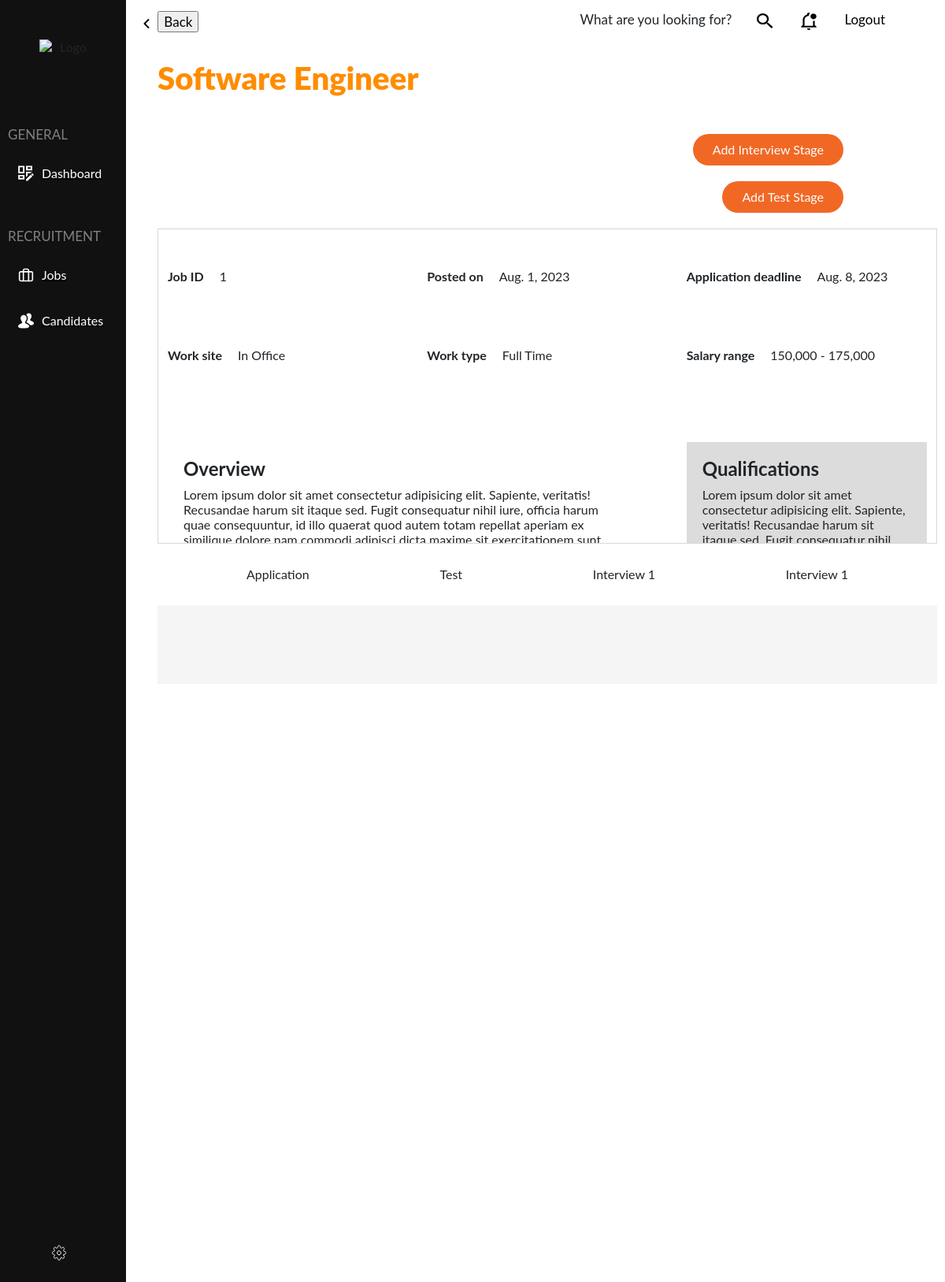
/recruiters/jobs/1?stage_id=4&stage_name=test (signed in), run on the app's committed database.
### apps/applicants/models/job.py (models this page shows, shortened)
class Job(models.Model):
    title = models.CharField(
        verbose_name="Job Title",
        max_length=128,
        db_index=False,
    )
    overview = RichTextField(
        verbose_name="Job Description",
    )
    responsibilities = RichTextField(
        verbose_name="Job Responsibilities",
    )
    qualifications = RichTextField(
        verbose_name="Job Qualifications",
    )
    _25 = '25,000 - 50,000'
    _50 = '50,000 - 75,000'
    _75 = '75,000 - 100,000'
    _100 = '100,000 - 125,000'
    _125 = '125,000 - 150,000'
    _150 = '150,000 - 175,000'
    _175 = '175,000 - 200,000'
    _200 = '200,000 - 225,000'
    _225 = '225,000 - 250,000'
    _250 = '250,000 - 275,000'
    _275 = '275,000 - 300,000'
    _300 = '300,000 - 325,000'
    SALARY_RANGE_CHOICES = [
        (_25, '25,000 - 50,000'),
        (_50, '50,000 - 75,000'),
        (_75, '75,000 - 100,000'),
        (_100, '100,000 - 125,000'),
        (_125, '125,000 - 150,000'),
        (_150, '150,000 - 175,000'),
        (_175, '175,000 - 200,000'),
        (_200, '200,000 - 225,000'),
        (_225, '225,000 - 250,000'),
        (_250, '250,000 - 275,000'),
        (_275, '275,000 - 300,000'),
        (_300, '300,000 - 325,000')
    ]
    salary_Range = models.CharField(
        verbose_name="Salary Range",
        max_length=20,
        db_index=False,
        choices=SALARY_RANGE_CHOICES,
    )
    REMOTE = 'R'
    IN_OFFICE = 'O'
    HYBRID = 'H'
    WORK_SITE_CHOICES = [
        (REMOTE, 'Remote'),
        (IN_OFFICE, 'In Office'),
        (HYBRID, 'Hybrid'),
    ]
    work_Site = models.CharField(
        verbose_name="Work Site",
        max_length=1,
        choices=WORK_SITE_CHOICES,
        db_index=False,
    )
    FULL_TIME = 'F'
    PART_TIME = 'P'
    INTERNSHIP = 'I'
    CONTRACT = 'C'
    WORK_TYPE_CHOICES = [
        (FULL_TIME, 'Full Time'),
        (PART_TIME, 'Part Time'),
        (INTERNSHIP, 'Internship'),
        (CONTRACT, 'Contract'),
    ]
    work_Type = models.CharField(
        verbose_name="Work Type",
        max_length=1,
        choices=WORK_TYPE_CHOICES,
        db_index=False,
    )
    STATUS_CHOICES = [
        (True, 'Open'),
        (False, 'Closed'),
    ]
    open = models.BooleanField(
        verbose_name="Job Status",
        db_index=False,
        choices=STATUS_CHOICES,
        default=True,
    )
    created_By = models.ForeignKey(
        to=Recruiter,
        on_delete=models.CASCADE,
        db_index=True,
        related_name="jobs_created"
    )

### apps/applicants/models/job_stages.py (models this page shows, shortened)
class Base_Job_Stage(PolymorphicModel):
    name = models.CharField(
        verbose_name="Job Stage Name",
        max_length=128,
        db_index=False,
        default="Application",
    )
    job_ID = models.ForeignKey(
        to=Job,
        on_delete=models.CASCADE,
        db_index=True,
        related_name="job_stages"
    )
    created_By = models.ForeignKey(
        to=Recruiter,
        on_delete=models.CASCADE,
        db_index=True,
        related_name="job_stages_created"
    )
    description = models.TextField(
        verbose_name="Description",
        db_index=False,
        max_length=1024,
        null=True,
        blank=True,
    )
    start_Date = models.DateField(
        verbose_name="Start Date",
        auto_now=False,
        auto_now_add=False,
        db_index=False,
    )
    end_Date = models.DateField(
        verbose_name="End Date",
        auto_now=False,
        auto_now_add=False,
        db_index=False,
    )
    """If this is not done, the polymorphic manager will not work
    And Django will take all the child class objects as instance of a single child class
    This causes horrific error when deleting objects
    """
    non_polymorphic = models.Manager()
    class Meta:
        base_manager_name = 'non_polymorphic'

class Test(Base_Job_Stage):
    duration = models.IntegerField(
        verbose_name="Test Duration in Minutes",
        db_index=False,
    )
    class Meta:
        ordering = ['job_ID','start_Date', 'end_Date']
        verbose_name = "Test Stage For Jobs"
        verbose_name_plural = "Test Stages For Jobs"

class Interview(Base_Job_Stage):
    ONLINE = 'O'
    IN_PERSON = 'I'
    INTERVIEW_TYPE_CHOICES = [
        (ONLINE, 'Online'),
        (IN_PERSON, 'In Person'),
    ]
    type = models.CharField(
        verbose_name="Interview Type",
        max_length=1,
        choices=INTERVIEW_TYPE_CHOICES,
        default=ONLINE,
    )
    duration = models.IntegerField(
        verbose_name="Each Interview Duration in Minutes",
        db_index=False,
    )
    class Meta:
        ordering = ['job_ID','start_Date', 'end_Date']
        verbose_name = "Interview Stage For Jobs"
        verbose_name_plural = "Interview Stages For Jobs"

### apps/recruiters/views.py (the view)
# urls.py: path('jobs/<int:job_id>', views.job_view, name='job'),
@login_required
@user_passes_test(a_helpers.is_recruiter)
def job(request, job_id):
    active_stage_id = request.GET.get('stage_id', None)
    active_stage_name = request.GET.get('stage_name', "application")
    context = r_helpers.get_job_context(int(job_id), active_stage_id, active_stage_name)
    return render(request, 'recruiters/job.html', context=context)

### apps/applicants/helpers.py (called while the page is built)
def is_recruiter(user):
    return user.groups.filter(name='Recruiters').exists()

### apps/recruiters/helpers.py (called while the page is built)
def filter_valid_candidates(candidates):
    valid_candidates = []
    for candidate in candidates:
        if hasattr(candidate, 'candidate_application'):
            valid_candidates.append(candidate)
    return valid_candidates

### templates/recruiters/job.html (shortened to what this page needs)
{% extends "recruiters/layout.html" %}
{% load static %}
{% load widget_tweaks %}
{% load mytags %}
{% block head %}
    <link href="{% static 'recruiters/styles.css' %}" rel="stylesheet">
    <link href="{% static 'recruiters/styles-job.css' %}" rel="stylesheet">
    <link href="{% static 'recruiters/styles-candidates.css' %}" rel="stylesheet">
    <link href="{% static 'applicants/css/job-description.css' %}" rel="stylesheet">
{% endblock %}
{% block head_content %}
        <div style="height: 60px;" id="add_interview_stage">
            <a href="{% url 'recruiters:create_stage' job.id 'interview' %}">
                <button class="button btn">Add Interview Stage</button>
            </a>
        </div>
        <div style="height: 60px;" id="add_test_stage">
            <a href="{% url 'recruiters:create_stage' job.id 'test' %}">
                <button class="button btn">Add Test Stage</button>
            </a>
        </div>
{% endblock %}
{% block content %}
    <div id="job-page" class="page">
        <div id="job-description-container-parent">
            {% include "applicants/div_job_description.html" %}
        </div>
        <div>
            <div class="navbar stages">
                <a href="{% url 'recruiters:job' job.id %}" class="navbar-item">
                    <button class="btn bottom-nav" style="width:fit-content">
                        Application
                    </button>
                </a>
                {% for test_stage in test_stages %}
                    <a href="{% url 'recruiters:job' job.id %}?stage_id={{test_stage.id}}&stage_name=test" class="navbar-item">
                        <button class="btn bottom-nav" style="width:fit-content">
                            {{ test_stage.name }}
                        </button>
                    </a>
                {% endfor %}
                {% for interview_stage in interview_stages %}
                    <a href="{% url 'recruiters:job' job.id %}?stage_id={{interview_stage.id}}&stage_name=interview" class="navbar-item">
                        <button class="btn bottom-nav" style="width:fit-content">
                            {{ interview_stage.name }}
                        </button>
                    </a>
                {% endfor %}
            </div>
            <div class="container-fluid candidates" id="job-candidates" data-url="{% url 'recruiters:get_div_job_candidates' job.id %}?active_stage_id={{ active_stage_id }}&active_stage_name={{ active_stage_name }}">
            </div>
        </div>
    </div>
{% endblock %}

### templates/recruiters/layout.html (shortened to what this page needs)
<!DOCTYPE html>
{% load static %}
<html lang="en">
<head>
    <link rel="stylesheet" href="https://cdn.jsdelivr.net/npm/bootstrap@5.3.0/dist/css/bootstrap.rtl.min.css">
    <link href="{% static 'recruiters/styles.css' %}" rel="stylesheet">
    {% block head %}
    {% endblock %}
</head>
<body>
    <div class="heading">
        <h1>
            {{ heading }}
        </h1>
    </div>
    <div class="topnav">
        <a href="#home">
            <img src="{% static 'recruiters/icon-back-dashboard.svg' %}">
            <input type=button value="Back" onClick="javascript:history.go(-1);">
        </a>
        <div class="topnav-right">
            <a>What are you looking for?</a>
          <a href="#search"><img src="{% static 'recruiters/icon-search-dashboard.svg' %}"></a>
          <a href="#notif"><img src="{% static 'recruiters/icon-bell-dashboard.svg' %}"></a>
          <a href="{% url 'recruiters:logout' %}">Logout</a>
        </div>
    </div>
    <div class="sidenav">
        <div style = "margin: 0px 0px 50px 0px; text-align: center;">
            <img src="https://jbs.live/wp-content/uploads/2022/01/jbs_logo-1.webp" alt="Logo" width="70" height="60" class="d-inline-block align-text-top">
        </div>
        <div class="sidenav-title">
            GENERAL
            <a href="{% url 'recruiters:dashboard' %}">
                <button type="button" class="btn sidebar">
                    <img src="{% static 'recruiters/icon-dashboard.svg' %}" alt="Dashboard Logo" class="button-icon-100">
                    Dashboard
                </button>
            </a>
        </div>
        <div class="sidenav-title">
            RECRUITMENT
            <a href="{% url 'recruiters:jobs' %}">
                <button type="button" class="btn sidebar">
                    <img src="{% static 'recruiters/icon-jobs.svg' %}" alt="Dashboard Logo" class="button-icon-100">
                    Jobs
                </button>
            </a>
            <a href="{% url 'recruiters:dashboard' %}">
                <button type="button" class="btn sidebar">
                    <img src="{% static 'recruiters/icon-candidates.png' %}" alt="Dashboard Logo" class="button-icon-100">
                    Candidates
                </button>
            </a>
        </div>
        <div style = "position:absolute; left:65px; top:95%">
          <img src="{% static 'recruiters/icon-settings.svg' %}" alt="Dashboard Logo" width="25" height="25" class="button-icon-100">
        </div>
      </div>
    <div class="content">
        {% block head_content %}
        {% endblock %}
        {% block content %}
        {% endblock %}
    </div>
</body>
</html>

### templates/applicants/div_job_description.html (shortened to what this page needs)
<div class="container">
    <div class="row">
        <div class="col-md-4">
            <div class="block-wrapper">
                <div class="block title" >Job ID</div>
                <div class="block">{{ job.id }}</div>
            </div>
        </div>
        <div class="col-md-4">
            <div class="block-wrapper">
                <div class="block title">Posted on</div>
                <div class="block">{{ application.start_Date }}</div>
            </div>
        </div>
        <div class="col-md-4">
            <div class="block-wrapper">
                <div class="block title">Application deadline</div>
                <div class="block">{{ application.end_Date }}</div>
            </div>
        </div>
        <div class="col-md-4">
            <div class="block-wrapper">
                <div class="block title">Work site</div>
                <div class="block">{{ job.get_work_Site_display }}</div>
            </div>
        </div>
        <div class="col-md-4">
            <div class="block-wrapper">
                <div class="block title">Work type</div>
                <div class="block">{{ job.get_work_Type_display }}</div>
            </div>
        </div>
        <div class="col-md-4">
            <div class="block-wrapper">
                <div class="block title">Salary range</div>
                <div class="block">{{ job.salary_Range }}</div>
            </div>
        </div>
    </div>
</div>
<div class="container" id="verbose-description-container">
    <div class="row">
        <div class="col-md-8">
            <div class="description-block first">
                <h3 style="font-weight: bold;">Overview</h3>
                <div class="text">
                    {{ job.overview|safe }}
                </div>
            </div>
        </div>
        <div class="col-md-4">
            <div class="description-block second">
                <h3 style="font-weight: bold;">Qualifications</h3>
                <div class="text">
                    {{ job.qualifications|safe }}
                </div>
            </div>
        </div>
    </div>
</div>

### static/recruiters/styles.css (style rules this page uses)
:root { --primary-color-light: #FF8C00; --primary-color-dark: #f16825; --text-s-regular: 400 12px/16px var(--font-poppins); --font-poppins: Poppins; --font-inter: Inter; --text-s-regular-size: 12px; --text-l-regular-size: 16px; --heading-s-size: 20px; --neutral-10: #fff; --neutral-70: #757575; --neutral-100: #0a0a0a; --neutral-80: #616161; --primary-color: #f16825; --fadetext: #757575; --t1: rgba(0, 0, 0, 0.2); --t2: #fff; --color-gray-100: rgba(255, 255, 255, 0.5); --gap-base: 16px; --gap-5xs: 8px; --gap-12xl: 31px; --padding-5xl: 24px; --padding-xl: 20px; --br-6xl: 24px; --br-7xs: 6px; --br-base: 16px; --br-sm: 14px; --shadow-1: 0px 1px 2px rgba(0, 0, 0, 0.12); --btn-width: 100%; }
body { font-family: "Lato", sans-serif; background-color: whitesmoke; }
.sidenav { height: 100%; width: 160px; position: fixed; z-index: 1; top: 0; left: 0; background-color: #111; overflow-x: hidden; padding-top: 50px; padding-left: 10px; }
.sidenav-title { text-decoration: none; font-size: 17px; color: #818181; display: block; margin: 50px 0px; }
.btn { width: calc(100% - 20px); text-align: left; }
.btn.sidebar { margin: 20px 0px; color: white; display: flex; align-items: center; }
.button-icon-100 { margin-right: 10px; width: 20px; height: 20px; }
.topnav { z-index: 1; overflow: hidden; position: fixed; width: auto; left:160px; right: 0; padding-right:5%; background-color: white; }
.topnav a { float: left; color: black; text-align: center; padding: 14px 16px; text-decoration: none; font-size: 17px; }
.topnav-right { float: right; }
h1 { position: absolute; text-align: center; font-size: 40px; font-weight: 900; color: darkorange; top:75px; left: 200px; }
.content { position: absolute; top:150px; width:auto; left:200px; right:10px; }
.button { border-radius: var(--br-6xl); background-color: var(--primary-color-dark); width: auto; height: 40px; overflow: hidden; cursor: pointer; text-align: center; padding: 0 24px; color: white; margin: 20px; right:10%; position: absolute; }
.navbar { padding: 20px 100px; }
a { color:black; }

### static/recruiters/styles-job.css (style rules this page uses)
body { margin: 0; line-height: normal; }
:root { --text-s-regular: 400 12px/16px var(--font-poppins); --font-poppins: Poppins; --font-inter: Inter; --text-s-regular-size: 12px; --text-l-regular-size: 16px; --heading-s-size: 20px; --neutral-10: #fff; --neutral-70: #757575; --neutral-100: #0a0a0a; --neutral-80: #616161; --primary-color: #f16825; --fadetext: #757575; --t1: rgba(0, 0, 0, 0.2); --gap-base: 16px; --gap-5xs: 8px; --padding-5xl: 24px; --br-6xl: 24px; --br-7xs: 6px; --shadow-1: 0px 1px 2px rgba(0, 0, 0, 0.12); --btn-width: 100%; }
body { background-color: white; }
#job-description-container-parent { border: 1px solid #d8d8d8; height: 400px; overflow-y: auto; overflow-x: hidden; padding: 0 0 0 0; margin: 0 0 0 0; margin-top:20px; }
#job-candidates { background-color: whitesmoke; padding-bottom: 100px; margin-bottom: 50px; }

### static/applicants/css/job-description.css (style rules this page uses)
.block-wrapper { width:fit-content; padding: 50px 0; }
.block.title { float:left; text-align: left; font-weight: bold; }
.block { float:right; }
.block + .block { margin-left: 20px; }
.description-block { padding: 20px; }
.description-block.first { padding-right: 70px; }
.description-block.second { background-color: gainsboro; }
h3 { font-size: 24px; }
#verbose-description-container { margin-top: 70px; margin-bottom: 20px; }

### data on the page
Job: title "Software Engineer", id "1", work_Site "In Office", work_Type "Full Time", salary_Range "150,000 - 175,000", overview "Lorem ipsum dolor sit amet consectetur adipisicing elit. Sapiente, veritatis! Recusandae harum sit itaque sed. Fugit consequatur nihil iure, officia harum quae consequuntur, id illo quaerat quod autem totam repellat aperiam ex similique dolore nam commodi adipisci dicta maxime sit exercitationem sunt.…", qualifications "Lorem ipsum dolor sit amet consectetur adipisicing elit. Sapiente, veritatis! Recusandae harum sit itaque sed. Fugit consequatur nihil…"
Base_Job_Stage: start_Date "Aug. 1, 2023", end_Date "Aug. 8, 2023"
Test: name "Test"
Interview: name "Interview 1"
Interview: name "Interview 1"
